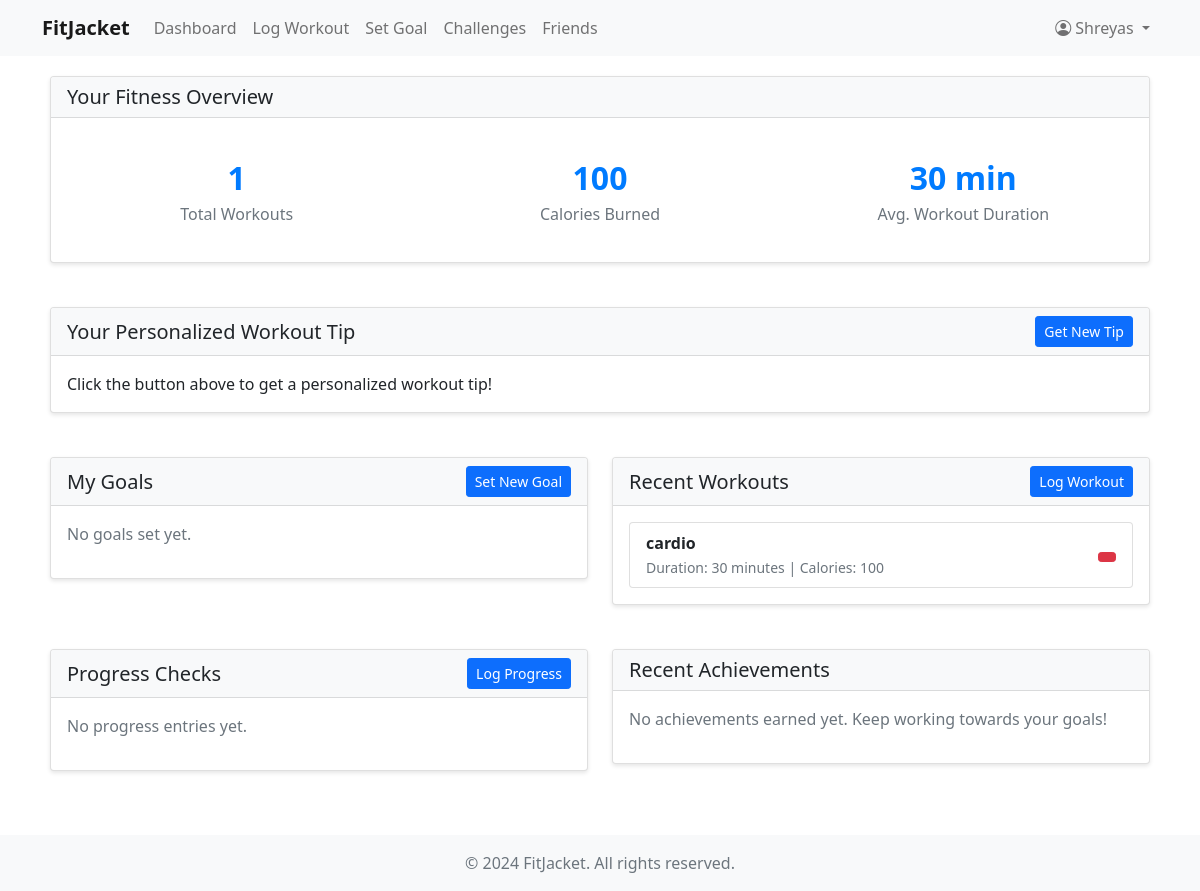
Page /dashboard/ (signed in) on the committed database.
### fitness/models.py (models this page shows, shortened)
class CustomUser(AbstractUser):
    USER_TYPE_CHOICES = (
        ('user', 'User'),
        ('coach', 'Coach'),
    )
    user_type = models.CharField(max_length=10, choices=USER_TYPE_CHOICES, default='user')
    bio = models.TextField(blank=True)
    profile_picture = models.ImageField(upload_to='profile_pictures/', null=True, blank=True)
    fitness_level = models.CharField(max_length=20, choices=(
        ('beginner', 'Beginner'),
        ('intermediate', 'Intermediate'),
        ('advanced', 'Advanced'),
    ), default='beginner')
    friends = models.ManyToManyField('self', symmetrical=False, blank=True)

class Workout(models.Model):
    WORKOUT_TYPES = (
        ('cardio', 'Cardio'),
        ('strength', 'Strength Training'),
        ('flexibility', 'Flexibility'),
        ('hiit', 'HIIT'),
        ('other', 'Other'),
    )
    user = models.ForeignKey(CustomUser, on_delete=models.CASCADE)
    workout_type = models.CharField(max_length=20, choices=WORKOUT_TYPES)
    description = models.TextField()
    duration = models.IntegerField(help_text="Duration in minutes")
    calories_burned = models.IntegerField(null=True, blank=True)
    created_at = models.DateTimeField(auto_now_add=True)
    coach_feedback = models.TextField(blank=True, null=True)
    location = models.CharField(max_length=255, blank=True, null=True)

### fitness/views.py (the view)
# urls.py: path('dashboard/', views.dashboard, name='dashboard'),
@login_required
def dashboard(request):
    if request.user.user_type == 'coach':
        return redirect('coach_dashboard')
    goals = Goal.objects.filter(user=request.user)
    workouts = Workout.objects.filter(user=request.user)
    suggestions = CoachSuggestion.objects.filter(user=request.user).order_by('-created_at')
    challenges = ChallengeParticipation.objects.filter(user=request.user)
    achievements = UserAchievement.objects.filter(user=request.user)
    progress_stats = ProgressStats.objects.filter(user=request.user).order_by('-date')[:5]
    total_workouts = workouts.count()
    total_calories = workouts.aggregate(total=Sum('calories_burned'))['total'] or 0
    avg_duration = workouts.aggregate(avg=Avg('duration'))['avg'] or 0
    if WORKOUT_ASSISTANT_AVAILABLE:
        last_workouts = workouts.order_by('-created_at')[:3]
        workout_data = WorkoutData(
            goals=", ".join([goal.description for goal in goals]),
            progress=progress_stats.first().description if progress_stats else "",
            last_workouts=[{
                "date": workout.created_at.strftime("%Y-%m-%d"),
                "type": workout.workout_type,
                "duration": workout.duration
            } for workout in last_workouts]
        )
        workout_tip = get_workout_tip(workout_data)
    else:
        workout_tip = "Keep up the great work! Remember to stay hydrated and maintain proper form during your workouts."
    return render(request, 'fitness/dashboard.html', {
        'goals': goals,
        'workouts': workouts,
        'suggestions': suggestions,
        'challenges': challenges,
        'achievements': achievements,
        'progress_stats': progress_stats,
        'total_workouts': total_workouts,
        'total_calories': total_calories,
        'avg_duration': avg_duration,
        'workout_tip': workout_tip
    })

### workout_assistant.py (called while the page is built)
def get_workout_tip(workout_data: WorkoutData) -> str:
    client = Groq(
        api_key=os.environ.get("GROQ_API_KEY")
    )
    prompt = f"""Based on the following user data, provide exactly one specific workout tip in a single sentence:
    Goals: {workout_data.goals}
    Current Progress: {workout_data.progress}
    Last 3 Workouts: {workout_data.last_workouts}

    Provide only one sentence as a tip, no additional text."""
    chat_completion = client.chat.completions.create(
        messages=[
            {
                "role": "user",
                "content": prompt,
            }
        ],
        model="llama-3.3-70b-versatile",
    )
    return chat_completion.choices[0].message.content.strip()

### fitness/templates/fitness/dashboard.html (shortened to what this page needs)
{% extends 'fitness/base.html' %}
{% block content %}
<div class="row">
    <div class="col-md-12 mb-4">
        <div class="card">
            <div class="card-header">
                <h5 class="mb-0">Your Fitness Overview</h5>
            </div>
            <div class="card-body">
                <div class="row">
                    <div class="col-md-4">
                        <div class="stats-card">
                            <div class="stats-number">{{ total_workouts }}</div>
                            <div class="stats-label">Total Workouts</div>
                        </div>
                    </div>
                    <div class="col-md-4">
                        <div class="stats-card">
                            <div class="stats-number">{{ total_calories }}</div>
                            <div class="stats-label">Calories Burned</div>
                        </div>
                    </div>
                    <div class="col-md-4">
                        <div class="stats-card">
                            <div class="stats-number">{{ avg_duration|floatformat:0 }} min</div>
                            <div class="stats-label">Avg. Workout Duration</div>
                        </div>
                    </div>
                </div>
            </div>
        </div>
    </div>
    <div class="col-md-12 mb-4">
        <div class="card">
            <div class="card-header d-flex justify-content-between align-items-center">
                <h5 class="mb-0">Your Personalized Workout Tip</h5>
                <button id="get-tip-btn" class="btn btn-sm btn-primary">Get New Tip</button>
            </div>
            <div class="card-body">
                <div id="workout-tip" class="text-dark">
                    {% if workout_tip %}
                        {{ workout_tip }}
                    {% else %}
                        Click the button above to get a personalized workout tip!
                    {% endif %}
                </div>
            </div>
        </div>
    </div>
    <div class="col-md-6 mb-4">
        <div class="card">
            <div class="card-header d-flex justify-content-between align-items-center">
                <h5 class="mb-0">My Goals</h5>
                <a href="{% url 'set_goal' %}" class="btn btn-primary btn-sm">Set New Goal</a>
            </div>
            <div class="card-body">
                {% if goals %}
                    <ul class="list-group">
                        {% for goal in goals %}
                            <li class="list-group-item d-flex justify-content-between align-items-center">
                                <div>
                                    <strong>{{ goal.description }}</strong>
                                    <br>
                                    <small class="text-muted">Target Date: {{ goal.target_date|date:"F d, Y" }}</small>
                                </div>
                                <form method="post" action="{% url 'delete_goal' goal.id %}" class="d-inline">
                                    {% csrf_token %}
                                    <button type="submit" class="btn btn-danger btn-sm" onclick="return confirm('Are you sure you want to delete this goal?')">
                                        <i class="fas fa-trash"></i>
                                    </button>
                                </form>
                            </li>
                        {% endfor %}
                    </ul>
                {% else %}
                    <p class="text-muted">No goals set yet.</p>
                {% endif %}
            </div>
        </div>
    </div>
    <div class="col-md-6 mb-4">
        <div class="card">
            <div class="card-header d-flex justify-content-between align-items-center">
                <h5 class="mb-0">Recent Workouts</h5>
                <a href="{% url 'log_workout' %}" class="btn btn-primary btn-sm">Log Workout</a>
            </div>
            <div class="card-body">
                {% if workouts %}
                    <ul class="list-group">
                        {% for workout in workouts|slice:":5" %}
                            <li class="list-group-item d-flex justify-content-between align-items-center">
                                <div>
                                    <strong>{{ workout.workout_type }}</strong>
                                    <br>
                                    <small class="text-muted">
                                        Duration: {{ workout.duration }} minutes
                                        {% if workout.calories_burned %}
                                            | Calories: {{ workout.calories_burned }}
                                        {% endif %}
                                    </small>
                                </div>
                                <form method="post" action="{% url 'delete_workout' workout.id %}" class="d-inline">
                                    <button type="submit" class="btn btn-danger btn-sm" onclick="return confirm('Are you sure you want to delete this workout?')">
                                    </button>
                                </form>
                            </li>
                        {% endfor %}
                    </ul>
                {% else %}
                    <p class="text-muted">No workouts logged yet. Start tracking your fitness journey!</p>
                {% endif %}
            </div>
        </div>
    </div>
    <div class="col-md-6 mb-4">
        <div class="card">
            <div class="card-header d-flex justify-content-between align-items-center">
                <h5 class="mb-0">Progress Checks</h5>
                <a href="{% url 'log_progress' %}" class="btn btn-primary btn-sm">Log Progress</a>
            </div>
            <div class="card-body">
                {% if progress_entries %}
                    <ul class="list-group">
                        {% for progress in progress_entries %}
                            <li class="list-group-item d-flex justify-content-between align-items-center">
                                <div>
                                    <strong>Weight: {{ progress.weight }} lbs</strong>
                                    <br>
                                    <small class="text-muted">Date: {{ progress.date|date:"F d, Y" }}</small>
                                </div>
                                <form method="post" action="{% url 'delete_progress' progress.id %}" class="d-inline">
                                    {% csrf_token %}
                                    <button type="submit" class="btn btn-danger btn-sm" onclick="return confirm('Are you sure you want to delete this progress entry?')">
                                        <i class="fas fa-trash"></i>
                                    </button>
                                </form>
                            </li>
                        {% endfor %}
                    </ul>
                {% else %}
                    <p class="text-muted">No progress entries yet.</p>
                {% endif %}
            </div>
        </div>
    </div>
    <div class="col-md-6 mb-4">
        <div class="card">
            <div class="card-header">
                <h5 class="mb-0">Recent Achievements</h5>
            </div>
            <div class="card-body">
                {% if achievements %}
                    <div class="row">
                        {% for achievement in achievements|slice:":4" %}
                            <div class="col-md-6 mb-3">
                                <div class="text-center">
                                    <img src="{{ achievement.achievement.badge_image.url }}"
                                         alt="{{ achievement.achievement.name }}"
                                         class="img-fluid mb-2"
                                         style="max-width: 100px;">
                                    <h6>{{ achievement.achievement.name }}</h6>
                                    <small class="text-muted">{{ achievement.earned_at|date:"M d, Y" }}</small>
                                </div>
                            </div>
                        {% endfor %}
                    </div>
                {% else %}
                    <p class="text-muted">No achievements earned yet. Keep working towards your goals!</p>
                {% endif %}
            </div>
        </div>
    </div>
</div>
{% endblock %}

### fitness/templates/fitness/base.html (shortened to what this page needs)
<!DOCTYPE html>
<html lang="en">
<head>
    <link href="https://cdn.jsdelivr.net/npm/bootstrap@5.1.3/dist/css/bootstrap.min.css" rel="stylesheet">
    <link rel="stylesheet" href="https://cdn.jsdelivr.net/npm/bootstrap-icons@1.7.2/font/bootstrap-icons.css">
</head>
<body>
    <nav class="navbar navbar-expand-lg navbar-light bg-light">
        <div class="container">
            <a class="navbar-brand" href="{% url 'home' %}">FitJacket</a>
            <div class="collapse navbar-collapse" id="navbarNav">
                <ul class="navbar-nav me-auto">
                    {% if user.is_authenticated %}
                        <li class="nav-item">
                            <a class="nav-link" href="{% url 'dashboard' %}">Dashboard</a>
                        </li>
                        <li class="nav-item">
                            <a class="nav-link" href="{% url 'log_workout' %}">Log Workout</a>
                        </li>
                        <li class="nav-item">
                            <a class="nav-link" href="{% url 'set_goal' %}">Set Goal</a>
                        </li>
                        <li class="nav-item">
                            <a class="nav-link" href="{% url 'challenges' %}">Challenges</a>
                        </li>
                        <li class="nav-item">
                            <a class="nav-link" href="{% url 'friends' %}">Friends</a>
                        </li>
                    {% endif %}
                </ul>
                <ul class="navbar-nav">
                    {% if user.is_authenticated %}
                        <li class="nav-item dropdown">
                            <a class="nav-link dropdown-toggle" href="#" id="navbarDropdown" role="button" data-bs-toggle="dropdown">
                                <i class="bi bi-person-circle"></i> {{ user.username }}
                            </a>
                        </li>
                    {% endif %}
                </ul>
            </div>
        </div>
    </nav>
    <div class="container main-content">
        {% block content %}
        {% endblock %}
    </div>
    <footer class="footer mt-auto py-3 bg-light">
        <div class="container text-center">
            <span class="text-muted">© 2024 FitJacket. All rights reserved.</span>
        </div>
    </footer>
</body>
</html>

### fitness/templates/fitness/base.html (style rules this page uses)
html, body { height: 100%; margin: 0; }
body { display: flex; flex-direction: column; }
.navbar-brand { font-weight: bold; }
.nav-link { color: #333; }
.main-content { padding: 20px; flex: 1 0 auto; }
.card { margin-bottom: 20px; box-shadow: 0 2px 4px rgba(0,0,0,0.1); }
.card-header { background-color: #f8f9fa; font-weight: bold; }
.stats-card { text-align: center; padding: 20px; }
.stats-number { font-size: 2em; font-weight: bold; color: #007bff; }
.stats-label { color: #6c757d; }
.footer { flex-shrink: 0; width: 100%; }

### rows in the picture
CustomUser: username "Shreyas"
Workout: workout_type "cardio", duration "30", calories_burned "100"

### other values in the picture
{{ total_workouts }} "1"
{{ total_calories }} "100"
{{ avg_duration|floatformat:0 }} "30"
